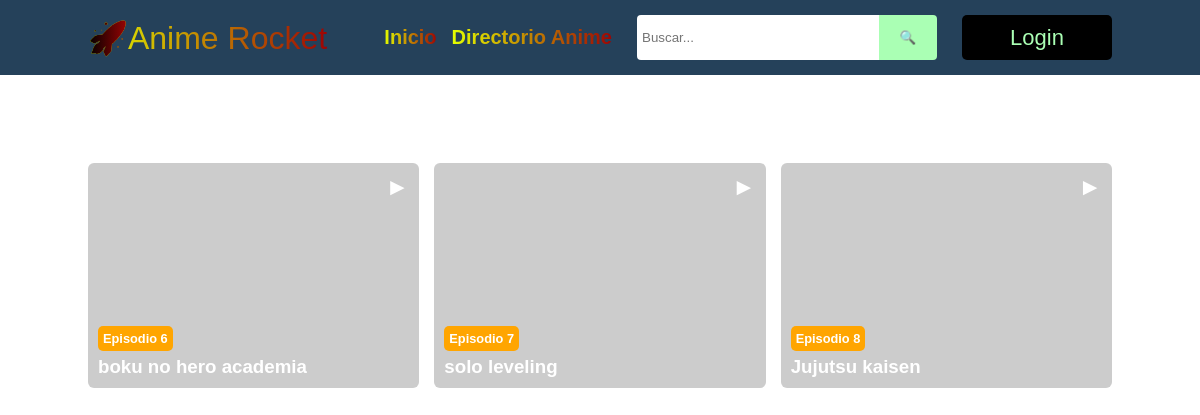
Screenshot of /categorias.php?id=3 with the database file from the repository.
### tables this page shows
CREATE TABLE `videos` (
  `id` int(11) NOT NULL,
  `capitulo` varchar(55) NOT NULL,
  `thumbnail` varchar(255) NOT NULL,
  `archivo` varchar(255) NOT NULL,
  `categoria` varchar(11) NOT NULL,
  `anime` int(4) NOT NULL,
  `fecha_insercion` date NOT NULL,
  `fecha_publicacion` timestamp NOT NULL DEFAULT current_timestamp() ON UPDATE current_timestamp(),
  `orden` int(4) NOT NULL,
  `v_status` decimal(5,0) NOT NULL,
  `tipo` float NOT NULL
);

### config/categorias.php (called while the page is built, shortened)
<?php
class categorias extends mysqli
{
    public function get_data(){
        $consulta = "SELECT * FROM rv_categoria";
        $query=$this->query($consulta);
        return $query;
    }
    public function get_categoria(){
        $consulta = "SELECT * FROM videos WHERE categoria ";
        $query = $this->query($consulta);
        return $query;
    }
}
?>

### categorias.php (the view, shortened to what this page needs)
<!DOCTYPE html>
<html lang="es-MX">
<head>
  <link rel="stylesheet" href="css/styles.css">
</head>
<body>
    <?php
    require_once 'config/categorias.php';
    $categorias= new categorias("localhost","root","","anime_rocket");
    $categories = $categorias->get_data();
    foreach ($categories as $key => $value) {
      ?>
        <li><a class="catego" href="categorias.php?id=<?php echo $value['id'];?>"><?php echo $value["categoria"];?></a></li>
      <?php
    }
    ?>
  <header>
    <div class="header">
    <div class="logo"><a href="#" id="togglesidebar">🚀</a>Anime Rocket</div>
      <nav>
        <ul>
          <li><a href="index.php" class="inici">Inicio</a></li>
          <li><a href="directorio.php" class="directo">Directorio Anime</a></li>
        </ul>
        <div id="search">
        <form action= "index.php" method= "POST">
          <input type="text" placeholder="Buscar..." name="texto">
          <input type="submit" name="search" value="🔍">
        </form>
      </div>
        <a href="admin/index.html" class="login">Login</a>
      </nav>
    </div>
  </header>
<section id="main">
<h1 href="categorias.php?id=<?php echo $value['id'];?>"><?php echo $value["categoria"];?></h1>
  <div class="episodes">
  <?php
require_once 'config/categorias.php';
$categorias = new categorias("localhost", "root", "", "anime_rocket");
$id = $_GET['id'] ?? 0;
$categories = $categorias->get_categoria();
foreach ($categories as $key => $value) {
    if ($value['categoria'] == $id) {
        ?>
        <div class="episode">
            <p class="icon">►</p>
            <img src="<?php echo $value['thumbnail']; ?>" alt="">
            <div class="episode_description">
                <p class="episode_number"><?php echo 'Episodio ' . $value['id']; ?></p>
                <h3 class="episode_title"><?php echo $value['capitulo']; ?></h3>
            </div>
        </div>
        <?php
    }
}
?>
</section>
</body>
</html>

### css/styles.css (style rules this page uses)
* { margin: 0; padding: 0; }
body { font-family: 'Poppins', sans-serif; height: 150vh; background-position: center; background-repeat: no-repeat; background-size: cover; color: #fff; }
#togglesidebar { background-image: linear-gradient(to right, #000000, #9d0404); background-clip: text; -webkit-background-clip: text; color: transparent; }
header { background: #25415a; padding: 15px 0; width: 100%; }
.inici { font-size: 20px; font-weight: 600; background-image: linear-gradient(to right, #e5ff00, #9d0404); background-clip: text; -webkit-background-clip: text; color: transparent; }
.directo { font-size: 20px; font-weight: 600; background-image: linear-gradient(to right, #e5ff00, #9d0404); background-clip: text; -webkit-background-clip: text; color: transparent; }
.header { display: flex; max-width: 1024px; margin: auto; align-items: center; justify-content: space-between; }
.logo { font-size: 2rem; background-image: linear-gradient(to right, #e5ff00, #9d0404); background-clip: text; -webkit-background-clip: text; color: transparent; }
nav { display: flex; gap: 25px; }
nav ul { list-style: none; display: flex; align-items: center; gap: 15px; }
nav ul a { text-decoration: none; color: #aaffb4; font-size: 17px; font-weight: 500; display: block; transition: all 0.5s ease; }
#search form { display: flex; align-items: center; width: 300px; }
#search form input { width: 80%; height: 35px; padding: 5px; border: none; border-radius: 4px 0 0 4px; }
#search form input[type='submit'] { width: 20%; height: 45px; background-color: #aaffb4; border: none; border-radius: 0 4px 4px 0; }
.login { display: flex; justify-content: center; align-items: center; width: 150px; background: black; border-radius: 5px; text-decoration: none; color: #aaffb4;; font-size: 22px; text-align: center; transition: all 0.5s ease; }
#main { max-width: 1024px; margin: 40px auto; }
.episodes { display: grid; grid-template-columns: repeat(3, 1fr); gap: 15px; margin-top: 20px; }
.episode { position: relative; overflow: hidden; border-radius: 6px; cursor: pointer; }
.episode img { width: 100%; height: 100%; object-fit: cover; transition: all 0.5s ease-in-out; }
.icon { color: #fff; font-size: 1.5rem; position: absolute; top: 10px; right: 10px; }
.episode_description { position: absolute; bottom: 10px; left: 10px; color: #fff; }
.episode_number { background: orange; font-size: 0.8rem; font-weight: bold; width: auto; padding: 5px; border-radius: 5px; display: inline-block; margin-bottom: 5px; }
body { font-family: Arial, sans-serif; margin: 0; padding: 0; }

### rows the page displays
videos: id "6", capitulo "boku no hero academia"
videos: id "7", capitulo "solo leveling"
videos: id "8", capitulo "Jujutsu kaisen"
